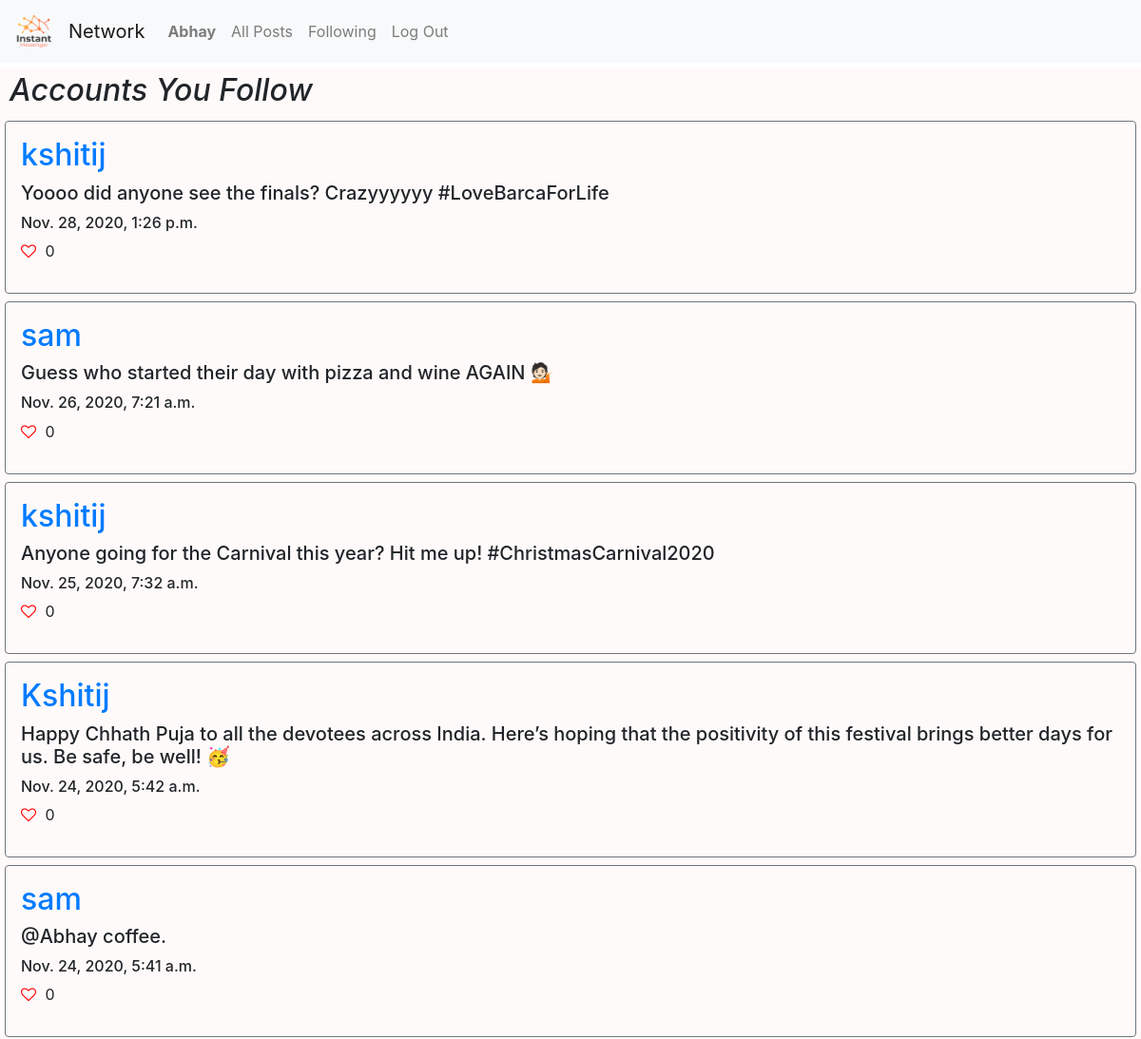
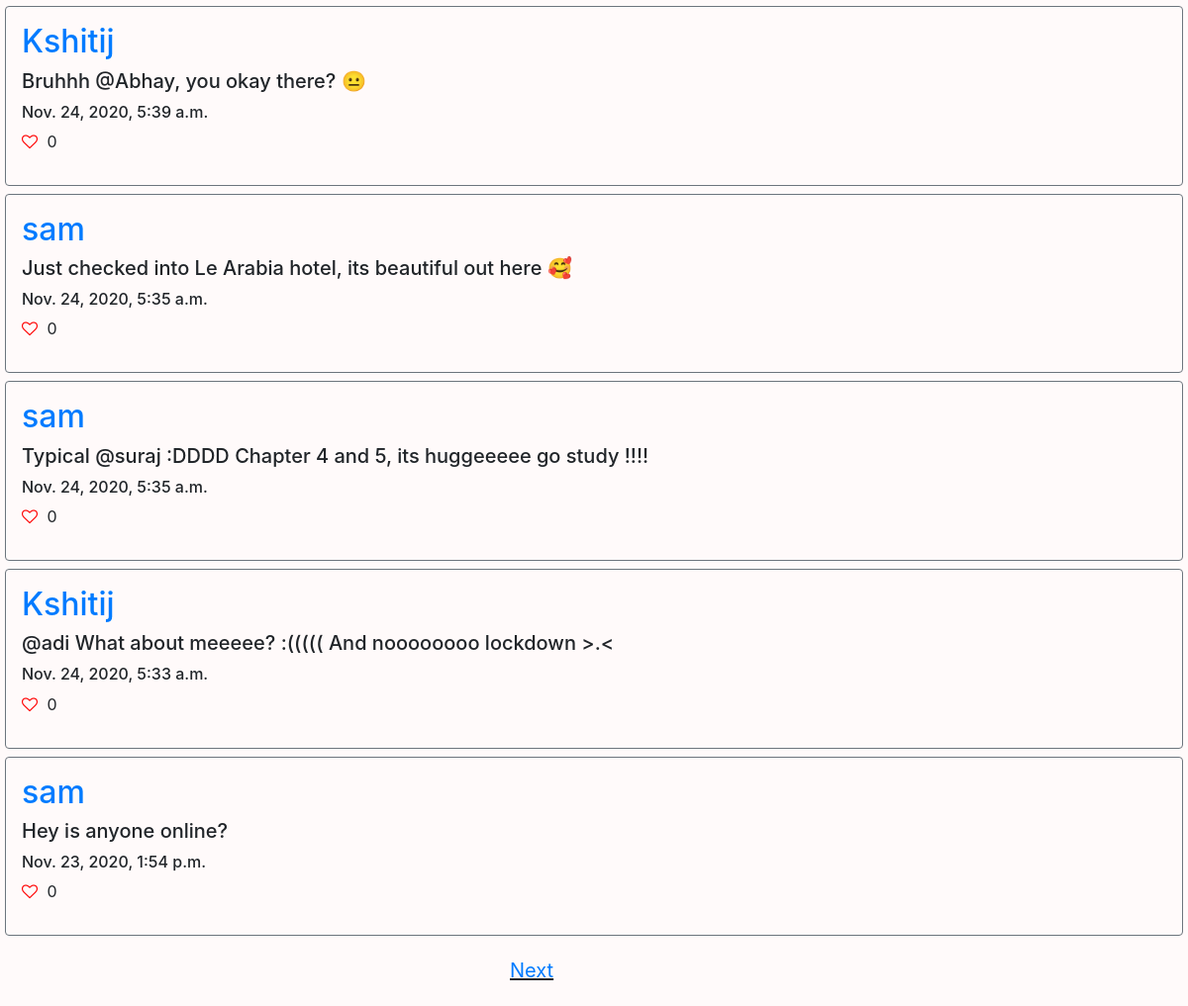
The app's page /following (signed in) with its own data (2 pictures, top to bottom).
### network/models.py (models this page shows, shortened)
class User(AbstractUser):
    pass

class Post(models.Model):
    user = models.ForeignKey('User', on_delete=models.CASCADE, related_name='author')
    post = models.CharField(max_length=255)
    timestamp =  models.DateTimeField(auto_now_add=True)
    likes = models.IntegerField(default=0)
    is_liked = models.BooleanField(default=False)

### network/views.py (the view)
# urls.py: path("following", views.following, name="following"),
def following(request):
    user = request.user
    following = Follow.objects.filter(follower = user).values('following_id')
    posts = Post.objects.filter(user__in = following).order_by('-timestamp')
    for post in posts:
        post.likes = Like.objects.filter(post=post.id).count()
        post.save()
    paginator = Paginator(posts, 10)
    page_number = request.GET.get('page')
    page_obj = paginator.get_page(page_number)
    return render(request, "network/following.html", {
        "page_obj": page_obj
    })

### network/templates/network/following.html (shortened to what this page needs)
{% extends "network/layout.html" %}
{% load static %}
{% block body %}
<div style="margin: 5px;">
    <h2 style="font-style: italic; padding: 5px;"> Accounts You Follow </h2>
    {% for post in page_obj %}
        <div class="border border-secondary rounded p-3 mt-2">
            <a href="{% url 'profile' post.user.id %}"> <h2> {{ post.user }} </h2> </a>
            <h5>{{ post.post }} </h5>
            <h6 style="margin-top: 10px;"> {{ post.timestamp }}</h6>
            {% if post.is_liked %}
                <i class="fa fa-heart" id="like-btn-{{post.id}}" onclick="like('{{ post.id }}')"></i>
            {% else %}
                <i class="fa fa-heart-o" id="like-btn-{{post.id}}" onclick="like('{{ post.id }}')"></i>
            {% endif %}
            <p style="display: inline-block;" id="like-count-{{post.id}}"> {{ post.likes }} </p>
        </div>
    {% empty %}
            <h2 style="padding: 10px;"> No posts yet</h2>
    {% endfor %}
</div>
{% if page_obj.has_next %}
<p class="next-btn"><a href="?page={{ page_obj.next_page_number }}">Next</a></p>
{% endif %}
{% endblock %}

### network/templates/network/layout.html (shortened to what this page needs)
{% load static %}
<!DOCTYPE html>
<html lang="en">
    <head>
        <link rel="stylesheet" href="https://stackpath.bootstrapcdn.com/bootstrap/4.4.1/css/bootstrap.min.css">
        <link rel="stylesheet" href="https://cdnjs.cloudflare.com/ajax/libs/font-awesome/4.7.0/css/font-awesome.min.css">
        <link href="{% static 'network/styles.css' %}" rel="stylesheet">
    </head>
    <body>
        <nav class="navbar navbar-expand-lg navbar-light bg-light">
            <a class="navbar-brand" href="#"> <img src="{% static 'network/logo.png' %}" style="object-fit: cover; height: 40px;"> </a>
            <a class="navbar-brand" href="#">Network</a>
            <div>
              <ul class="navbar-nav mr-auto">
                {% if user.is_authenticated %}
                    <li class="nav-item">
                        <a class="nav-link" href="{% url 'profile' user.id %}"><strong>{{ user.username }}</strong></a>
                    </li>
                {% endif %}
                <li class="nav-item">
                  <a class="nav-link" href="{% url 'index' %}">All Posts</a>
                </li>
                {% if user.is_authenticated %}
                    <li class="nav-item">
                        <a class="nav-link" href="{% url 'following' %}">Following</a>
                    </li>
                    <li class="nav-item">
                        <a class="nav-link" href="{% url 'logout' %}">Log Out</a>
                    </li>
                {% endif %}
              </ul>
            </div>
          </nav>
        <div class="body">
            {% block body %}
            {% endblock %}
        </div>
    </body>
</html>

### network/static/network/styles.css (style rules this page uses)
.body { background-color: snow; }
.fa-heart-o { color: red; cursor: pointer; }
.next-btn, .prev-btn { font-size: 20px; display: inline-block; text-decoration: underline; margin-top: 10px; padding: 5px; position: relative; left: calc(50% - 90px); }
i { margin-right: 5px; }

### records on screen
User: username "Abhay"
Post: user "kshitij", post "Yoooo did anyone see the finals? Crazyyyyyy #LoveBarcaForLife", timestamp "Nov. 28, 2020, 1:26 p.m.", likes "0"
Post: user "sam", post "Guess who started their day with pizza and wine AGAIN 💁🏻", timestamp "Nov. 26, 2020, 7:21 a.m.", likes "0"
Post: user "kshitij", post "Anyone going for the Carnival this year? Hit me up! #ChristmasCarnival2020", timestamp "Nov. 25, 2020, 7:32 a.m.", likes "0"
Post: user "Kshitij", post "Happy Chhath Puja to all the devotees across India. Here’s hoping that the positivity of this festival brings better days for us. Be safe, be well! 🥳", timestamp "Nov. 24, 2020, 5:42 a.m.", likes "0"
Post: user "sam", post "@Abhay coffee.", timestamp "Nov. 24, 2020, 5:41 a.m.", likes "0"
Post: user "Kshitij", post "Bruhhh @Abhay, you okay there? 😐", timestamp "Nov. 24, 2020, 5:39 a.m.", likes "0"
Post: user "sam", post "Just checked into Le Arabia hotel, its beautiful out here 🥰", timestamp "Nov. 24, 2020, 5:35 a.m.", likes "0"
Post: user "sam", post "Typical @suraj :DDDD Chapter 4 and 5, its huggeeeee go study !!!!", timestamp "Nov. 24, 2020, 5:35 a.m.", likes "0"
Post: user "Kshitij", post "@adi What about meeeee? :((((( And noooooooo lockdown >.<", timestamp "Nov. 24, 2020, 5:33 a.m.", likes "0"
Post: user "sam", post "Hey is anyone online?", timestamp "Nov. 23, 2020, 1:54 p.m.", likes "0"
